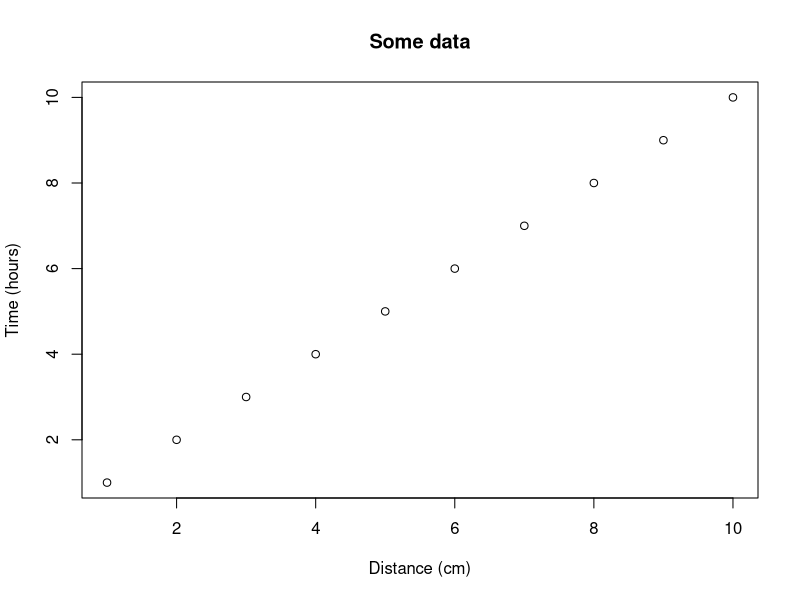
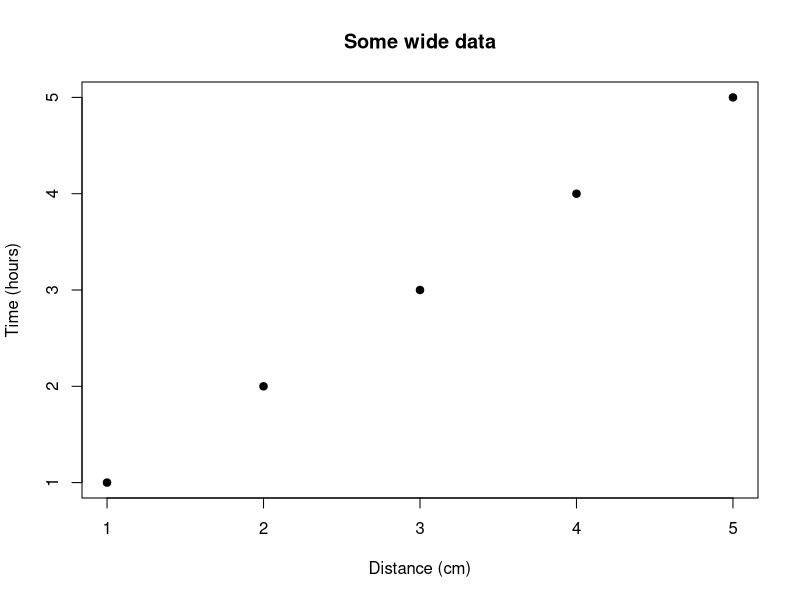

These charts were generated, in order, by the following R code:
## ---- chunk 1
knitr::opts_chunk$set(
  echo = FALSE, # By default, hide code; set to TRUE to see code
  fig.pos = 'th', # Places figures at top or here
  out.width = '100%', dpi = 300, # Figure resolution and size
  fig.env="figure"
) # Latex figure environment

options(knitr.table.format = "latex") # For kable tables to write LaTeX table directly
## ---- chunk 2
plot(1:10,main="Some data",xlab="Distance (cm)",
     ylab="Time (hours)")
## ---- chunk 3
plot(1:5,pch=19,main="Some wide data",
     xlab="Distance (cm)",ylab="Time (hours)")
## ---- chunk 4
df = data.frame(ID=1:3,code=letters[1:3])

# Creates tables that follow OUP guidelines 
# using xtable
library(xtable) 
print(xtable(df,caption="This is a xtable table.",
             label="tab:tab1"),
      comment=FALSE,caption.placement="top")
## ---- chunk 5
df = data.frame(ID=1:3,code=letters[1:3])

# kable can alse be used for creating tables
knitr::kable(df,caption="This is a kable table.",
             booktabs=TRUE,label="tab2")
## ---- chunk 6
df = data.frame(ID=1:3,code1=letters[1:3],
                code2=letters[4:6],
                code3=letters[7:9],
                code4=letters[10:12],
                code5=letters[13:15])

# kable can alse be used for creating tables
knitr::kable(df,caption="This is a wide kable table.",
             #format="latex",
             table.envir="table*",
             booktabs=TRUE,label="tab3")
